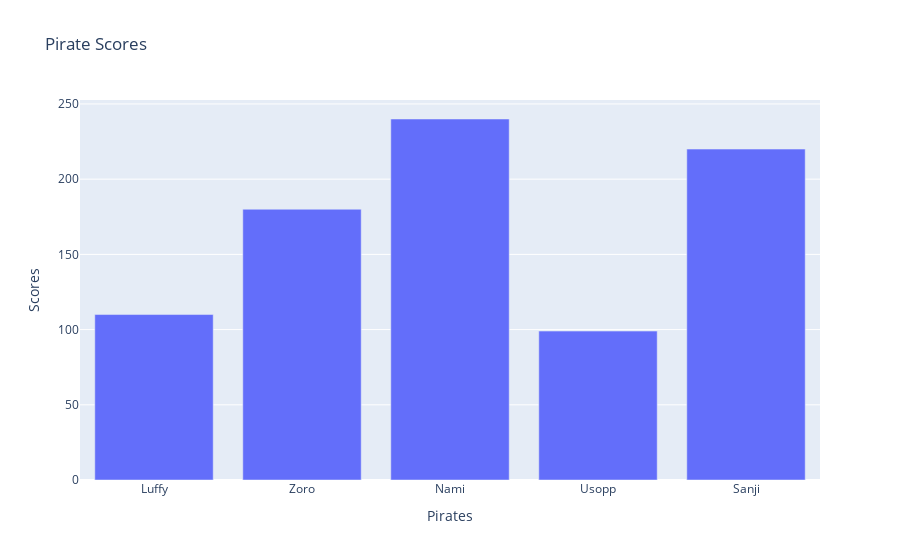

The cell this chart's notebook holds for it:
### Code cell
graph = go.Figure()
graph.add_trace(go.Bar(x=x1, y=y1))

graph.update_layout(
    title = 'Pirate Scores',
    xaxis_title = 'Pirates',
    yaxis_title = 'Scores'
)

### Figure 1 — Plotly figure (JSON) as saved in the notebook; plotly's stock layout.template omitted (floating-point values rounded to 4 significant figures)
{"data": [{"type": "bar", "x": ["Luffy", "Zoro", "Nami", "Usopp", "Sanji"], "y": [110, 180, 240, 99, 220]}], "layout": {"title": {"text": "Pirate Scores"}, "xaxis": {"title": {"text": "Pirates"}}, "yaxis": {"title": {"text": "Scores"}}}}
